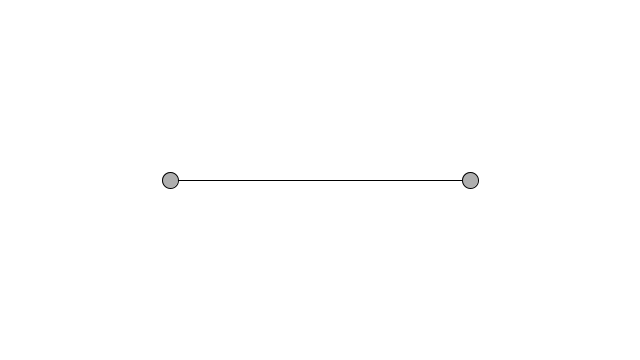
Frame 1 (no input)
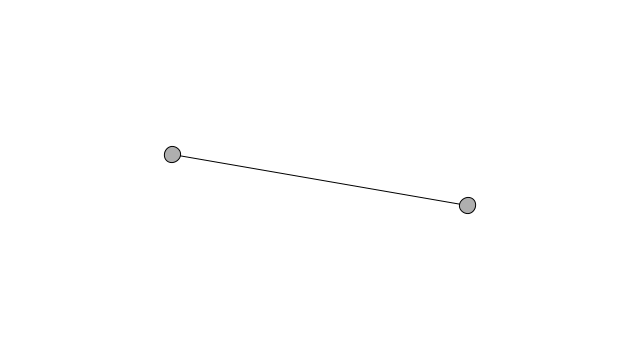
Frame 60 (the mouse pressed at the canvas centre just before this capture)
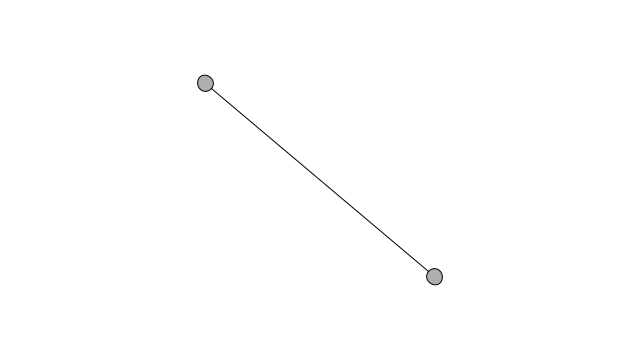
Frame 120 (the mouse held since frame 60 and released just before this capture)

The Processing sketch that drew these frames (run headless with seeded random() and noise(); from frame 60 on, the mouse is pressed at the canvas centre):

// Processing sketch: angular_motion
// ── angular_motion.pde
float angle = 0;
float aVelocity = 0;
float aAcceleration = 0.0001;

void setup() {
  size(640,360);
  smooth();
}

void draw() {
  background(255);


  fill(175);
  stroke(0);

  translate(width/2,height/2);
  rectMode(CENTER);
  rotate(angle);
  line(-150,0,150,0);
  ellipse(150,0,16,16);
  ellipse(-150,0,16,16);

  angle += aVelocity;
  aVelocity += aAcceleration;
}
